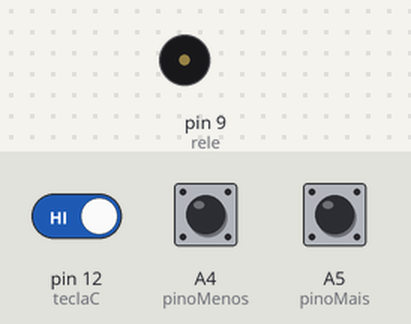
Simulated run of this sketch. Board: Arduino Uno, built with avr-gcc and run on an emulated ATmega328P. On the bench: buzzer (waves = sounding). The test bench sets the inputs (shaded band); at power-on: pin 12 (teclaC) HIGH, A4 (pinoMenos) HIGH, A5 (pinoMais) HIGH.

Above: at 1.2 s.
1.3 s: pin 12 (teclaC) driven LOW
At 1.9 s:
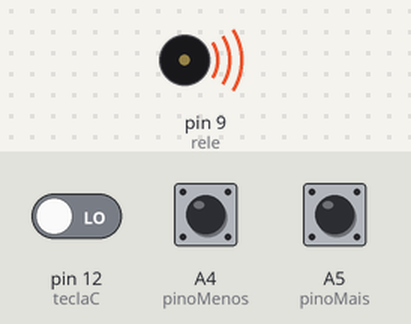
2.8 s: pin 12 (teclaC) driven HIGH
At 4.2 s:
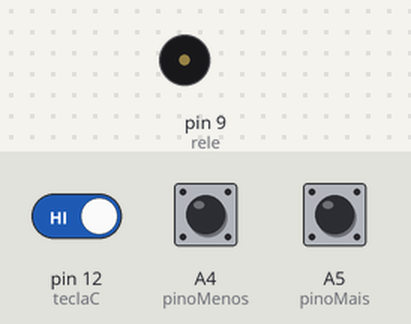
Timing chart, 0 to 5.8 s (numbered marks = the images above; inputs shaded):
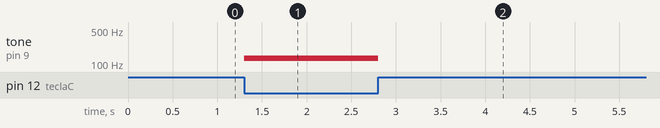

Measured:
- after the input at 1.3 s, tone on pin 9 (rele): silent → 130 Hz at once
- after the input at 2.8 s, tone on pin 9 (rele): 130 Hz → silent at once

The sketch:

piano_maisSimples.ino
```cpp
#define rele 9
#define teclaC 12
#define teclaD 11
#define teclaE 8
#define teclaF 6
#define teclaG 5
#define teclaA 3
#define teclaB 2
#define pinoMais A5
#define pinoMenos A4

int c = 65, d = 73, e = 82, f = 87, g = 98, a = 110, b = 123;
float multiplicador[] = {
  0.5, 1.0, 2.0, 4.0, 8.0, 16.0, 32.0, 64.0
};

bool mais, menos;

void setup() {
  Serial.begin(9600);

  pinMode(rele, OUTPUT);
  pinMode(teclaC, INPUT);
  pinMode(teclaD, INPUT);
  pinMode(teclaE, INPUT);
  pinMode(teclaF, INPUT);
  pinMode(teclaG, INPUT);
  pinMode(teclaA, INPUT);
  pinMode(teclaB, INPUT);
  pinMode(pinoMais, INPUT);
  pinMode(pinoMenos, INPUT);
}

void loop() {
  static bool maisAtu, maisAnt, menosAtu, menosAnt;
  static int n = 1;
  float multi = multiplicador[n];

  maisAtu = digitalRead(pinoMais);
  if (maisAtu != maisAnt) {
    if (maisAtu == LOW) {
      mais = LOW;
    }
    maisAnt = maisAtu;
  } else {
    mais = HIGH;
  }

  menosAtu = digitalRead(pinoMenos);
  if (menosAtu != menosAnt) {
    if (menosAtu == LOW) {
      menos = LOW;
    }
    menosAnt = menosAtu;
  } else {
    menos = HIGH;
  }

  if (mais == LOW) {
    if (n < 7) {
      n++;
    }
  }
  else if (menos == LOW) {
    if (n > 0) {
      n--;
    }
  }

  if (digitalRead(teclaC) == LOW) {
    tone(rele, c * multi);
  }
  /*
  else if (digitalRead(teclaD) == LOW) {
    tone(rele, d * multi);
  }
  else if (digitalRead(teclaE) == LOW) {
    tone(rele, e * multi);
  }
  else if (digitalRead(teclaF) == LOW) {
    tone(rele, f * multi);
  }
  else if (digitalRead(teclaG) == LOW) {
    tone(rele, g * multi);
  }
  else if (digitalRead(teclaA) == LOW) {
    tone(rele, a * multi);
  }
  else if (digitalRead(teclaB) == LOW) {
    tone(rele, b * multi);
  }*/
  else {
    noTone(rele);
  }
}
```
